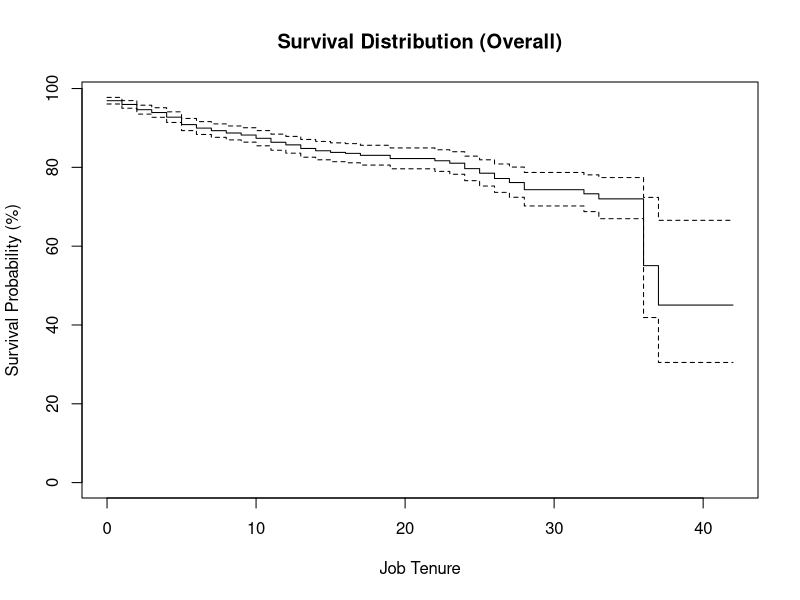
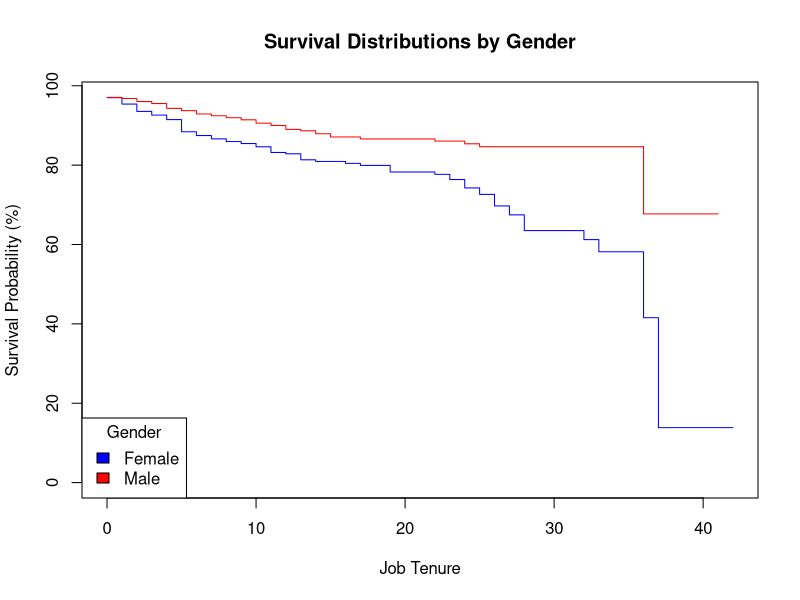

Write R code to recreate these figures, in order.
### Kaplan-Meier Survival Analysis Test

# Step 0: Setting the default working directory
if (!require(rstudioapi)) install.packages("rstudioapi")
if (!require(survival)) install.packages("survival")
if (!require(rmarkdown)) install.packages("rmarkdown")
if (!require(knitr)) install.packages("knitr")

library(rstudioapi)
library(survival)
library(rmarkdown)
library(knitr)

# Automatically set the working directory to the location of the script
setwd(dirname(rstudioapi::getActiveDocumentContext()$path))

# Clear the workspace to remove all existing objects and start fresh
rm(list=ls())

# Step 1: Load the data from a CSV file into a data frame
# The data file should be in the working directory or provide the full path
Data <- read.table("sampleData_survivalAnalysis.csv", sep = ",", header = TRUE)

# View column names to understand the structure of the data
colnames(Data)

# Step 2: Convert the Gender variable from numerical to categorical (factor)
# 0 = Female, 1 = Male
Data$Gender <- factor(Data$Gender, levels = c(0, 1), labels = c("Female", "Male"))

# Frequency count of genders to check the distribution
Freq1 <- table(Data$Gender)
print("Frequency of Genders:")
print(Freq1)

# Step 3: Convert the LeaverStatus variable from numerical to categorical (factor)
# 0 = Stayer, 1 = Leaver
Data$LeaverStatus2 <- factor(Data$LeaverStatus, levels = c(0, 1), labels = c("Stayer", "Leaver"))

# Frequency count of leaver status to check the distribution
Freq2 <- table(Data$LeaverStatus2)
print("Frequency of Leavers:")
print(Freq2)

# Step 4: Overall Survival Analysis using Kaplan-Meier estimator
# Fit the survival model without grouping (overall survival curve)
kmall <- survfit(Surv(LengthOfService, LeaverStatus) ~ 1, data = Data)

# Print the survival statistics including restricted mean survival time (rmean)
print("Overall Survival Analysis:")
print(kmall, print.rmean = TRUE)

# Summary of the survival analysis to view detailed survival statistics
summary(kmall)

# Plotting the overall survival distribution curve
plot(kmall, xlab = "Job Tenure", ylab = "Survival Probability (%)", yscale = 100, 
     main = "Survival Distribution (Overall)")

# Step 5: Survival Analysis by Gender
# Fit separate survival curves for each gender using Kaplan-Meier
kmGEN <- survfit(Surv(LengthOfService, LeaverStatus) ~ Gender, data = Data)

# Print the survival statistics for each gender
print("Survival Analysis by Gender:")
print(kmGEN, print.rmean = TRUE)

# Summary of gender-specific survival analysis
summary(kmGEN)

# Plotting the survival curves for each gender
plot(kmGEN, xlab = "Job Tenure", ylab = "Survival Probability (%)", yscale = 100, 
     col = c("blue", "red"), main = "Survival Distributions by Gender")
legend("bottomleft", title = "Gender", legend = c("Female", "Male"), fill = c("blue", "red"))

# Step 6: Log-Rank Test to Compare Survival Curves Between Genders
# The log-rank test assesses whether there is a significant difference between the survival curves of males and females
gender_diff <- survdiff(Surv(LengthOfService, LeaverStatus) ~ Gender, data = Data)

# Print the results of the log-rank test
print("Log-Rank Test for Gender Differences:")
print(gender_diff)

# Interpretation:
# The Chi-squared test result (Chisq= 21.6 on 1 degree of freedom) shows a very low p-value (p = 3e-06).
# This indicates that there is a statistically significant difference in survival curves between genders.
# Specifically, males tend to have longer survival times (job tenure) compared to females.
